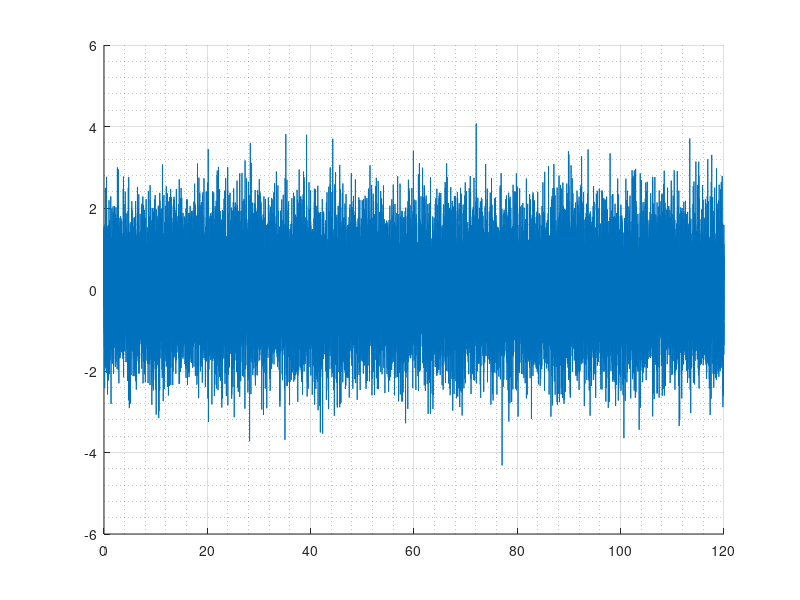
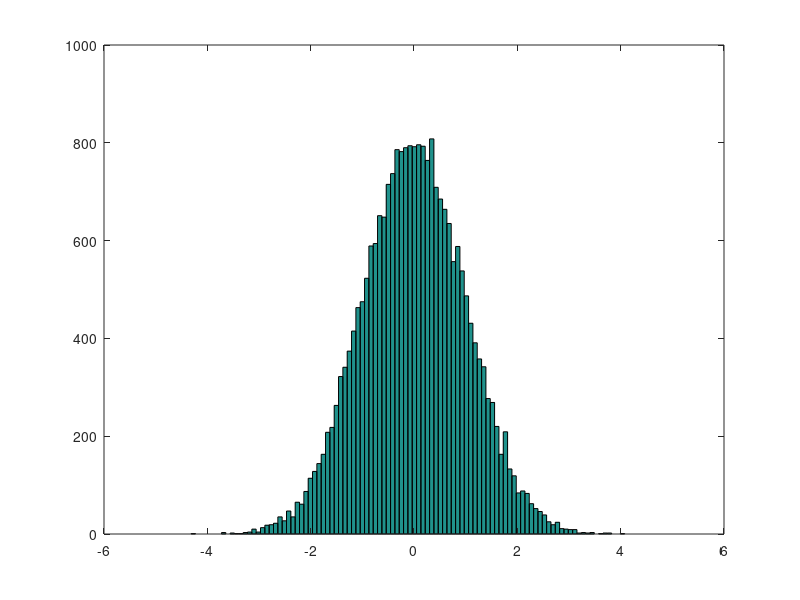

Write the MATLAB code that produced these figures, in order.
clc;
clear all; %#ok<*CLALL>
close all;
fs = 200;
n = fs*120;
y = randn(1, n);
t = 0:1/fs:(n-1)/fs;

figure();
hold on;
plot(t, y);
grid on;
grid minor;

%%
figure();
y = detrend(y);
hist(y, 100);